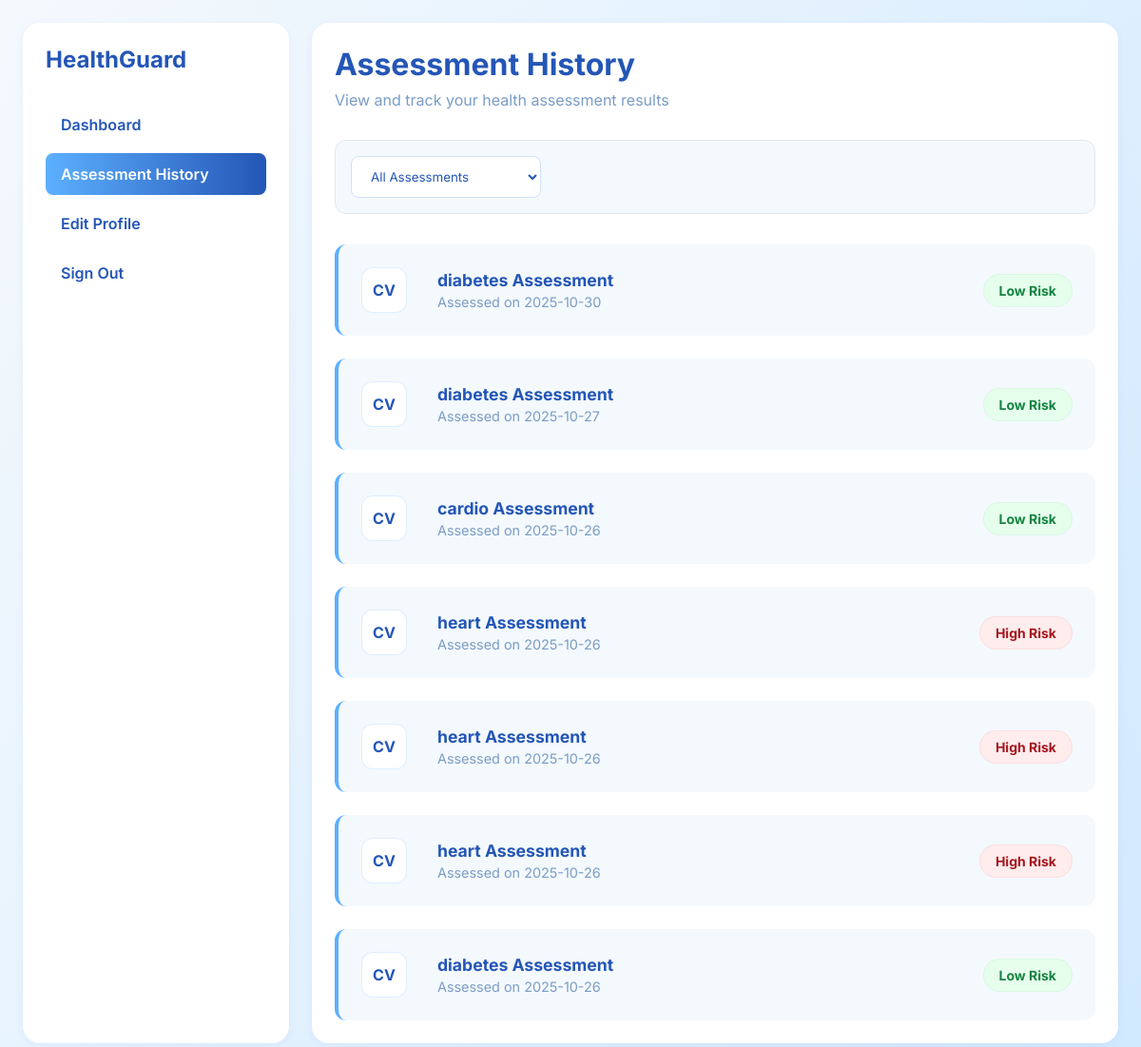
The app's page /history (signed in) with its own data.
### tables this page shows
CREATE TABLE health_data (
                    id INTEGER PRIMARY KEY AUTOINCREMENT,
                    user_id INTEGER,
                    created_at TEXT DEFAULT CURRENT_TIMESTAMP,
                    disease TEXT,
                    result TEXT,
                    glucose REAL, bmi REAL, pregnancies INTEGER, dpf REAL,
                    cp INTEGER, trestbps REAL, chol REAL, exang INTEGER,
                    sc REAL, bu REAL, hemo REAL, bp REAL,
                    ap_hi REAL, ap_lo REAL, cholesterol REAL, smoke INTEGER
                );

### app.py (the view)
@app.route('/history')
def history():
    if 'user_id' not in session:
        return redirect('/login')
    db = get_db()
    history = db.execute("""
        SELECT created_at, disease, result, glucose, bmi, pregnancies, dpf,
               cp, trestbps, chol, exang, sc, bu, hemo, bp, ap_hi, ap_lo, cholesterol, smoke
        FROM health_data
        WHERE user_id=?
        ORDER BY created_at DESC
    """, (session['user_id'],)).fetchall()
    user = db.execute("SELECT * FROM users WHERE id=?", (session['user_id'],)).fetchone()
    return render_template('history.html', user=user, history=history)

### app.py (called while the page is built)
def get_db():
    if 'db' not in g:
        g.db = sqlite3.connect(DB_PATH)
        g.db.row_factory = sqlite3.Row
    return g.db

### templates/history.html (shortened to what this page needs)
<!DOCTYPE html>
<html lang="en">
<head>
</head>
<body>
    <div class="history-container">
        <aside class="sidebar">
            <div class="brand">
                <h1>HealthGuard</h1>
            </div>
            <nav class="nav-menu">
                <a href="/dashboard" class="nav-link">Dashboard</a>
                <a href="/history" class="nav-link active">Assessment History</a>
                <a href="/update_profile" class="nav-link">Edit Profile</a>
                <a href="/logout" class="nav-link">Sign Out</a>
            </nav>
        </aside>
        <main class="main-content">
            <div class="page-header">
                <h1 class="page-title">Assessment History</h1>
                <p style="color: var(--muted-600)">View and track your health assessment results</p>
            </div>
            <div class="filter-bar">
                <select class="filter-select" id="diseaseFilter">
                    <option value="all">All Assessments</option>
                </select>
            </div>
            <div class="history-grid">
                {% for entry in history %}
                <div class="history-card" data-disease="{{ entry.disease.lower() }}">
                    <div class="assessment-icon">
                        {% if entry.disease == 'Diabetes' %}DB
                        {% elif entry.disease == 'Heart Disease' %}HD
                        {% elif entry.disease == 'Kidney Disease' %}KD
                        {% else %}CV
                        {% endif %}
                    </div>
                    <div class="assessment-details">
                        <h3>{{ entry.disease }} Assessment</h3>
                        <p>Assessed on {{ entry.created_at[:10] }}</p>
                    </div>
                    <div class="risk-badge {% if 'High' in entry.result %}high{% else %}low{% endif %}">
                        {{ entry.result }}
                    </div>
                </div>
                {% endfor %}
            </div>
        </main>
    </div>
</body>
</html>

### templates/history.html (style rules this page uses)
:root { --primary-500: #2456b6; --primary-400: #5cb0ff; --bg-100: #f4f9fd; --card-bg: #fff; --muted-600: #7a9cc6; --success-600: #158442; --danger-600: #a51820; --shadow-01: 0 2px 8px rgba(60,120,240,0.07); --radius-lg: 18px; --radius-md: 12px; --glass: linear-gradient(120deg, #f4f9fd 0%, #d1e9ff 100%); --accent-gradient: linear-gradient(90deg, var(--primary-400) 0%, var(--primary-500) 100%); }
* { margin: 0; padding: 0; box-sizing: border-box; }
body { font-family: 'Inter', sans-serif; background: var(--glass); color: #163e75; min-height: 100vh; }
.history-container { display: grid; grid-template-columns: 280px 1fr; min-height: 100vh; gap: 24px; padding: 24px; }
.sidebar { background: var(--card-bg); padding: 24px; border-radius: var(--radius-lg); box-shadow: var(--shadow-01); }
.main-content { background: var(--card-bg); border-radius: var(--radius-lg); padding: 24px; box-shadow: var(--shadow-01); }
.page-header { margin-bottom: 2rem; }
.page-title { color: var(--primary-500); font-size: 2rem; margin-bottom: 0.5rem; font-weight: 700; }
.filter-bar { background: var(--bg-100); border: 1px solid #e2e8f0; border-radius: var(--radius-md); padding: 1rem; margin-bottom: 2rem; }
.filter-select { padding: 0.75rem 1rem; border: 1px solid #d0e2ff; border-radius: 8px; color: var(--primary-500); background: var(--card-bg); font-family: inherit; width: 200px; }
.history-grid { display: grid; gap: 1.5rem; }
.history-card { background: var(--bg-100); border-radius: var(--radius-md); padding: 1.5rem; border-left: 4px solid var(--primary-400); display: grid; grid-template-columns: auto 1fr auto; align-items: center; gap: 2rem; transition: transform 0.12s, box-shadow 0.15s; }
.assessment-icon { width: 48px; height: 48px; background: var(--card-bg); border: 1px solid rgba(92,176,255,0.2); border-radius: 12px; display: flex; align-items: center; justify-content: center; font-weight: 700; color: var(--primary-500); }
.assessment-details h3 { color: var(--primary-500); font-size: 1.1rem; margin-bottom: 0.25rem; }
.assessment-details p { color: var(--muted-600); font-size: 0.9rem; }
.risk-badge { padding: 0.5rem 1rem; border-radius: 999px; font-size: 0.875rem; font-weight: 700; }
.risk-badge.high { background: #ffecec; color: var(--danger-600); border: 1px solid rgba(165,24,32,0.06); }
.risk-badge.low { background: #e6ffed; color: var(--success-600); border: 1px solid rgba(20,132,66,0.06); }
.nav-link { display: block; padding: 12px 16px; color: var(--primary-500); text-decoration: none; border-radius: 8px; margin-bottom: 8px; font-weight: 600; transition: background 0.3s; }
.nav-link.active { background: var(--accent-gradient); color: white; }
.brand h1 { color: var(--primary-500); font-size: 1.5rem; margin-bottom: 2rem; }

### records on screen
health_data: shows "CV", disease "diabetes", created_at "2025-10-30", result "Low Risk"
health_data: shows "CV", disease "diabetes", created_at "2025-10-27", result "Low Risk"
health_data: shows "CV", disease "cardio", created_at "2025-10-26", result "Low Risk"
health_data: shows "CV", disease "heart", created_at "2025-10-26", result "High Risk"
health_data: shows "CV", disease "heart", created_at "2025-10-26", result "High Risk"
health_data: shows "CV", disease "heart", created_at "2025-10-26", result "High Risk"
health_data: shows "CV", disease "diabetes", created_at "2025-10-26", result "Low Risk"
